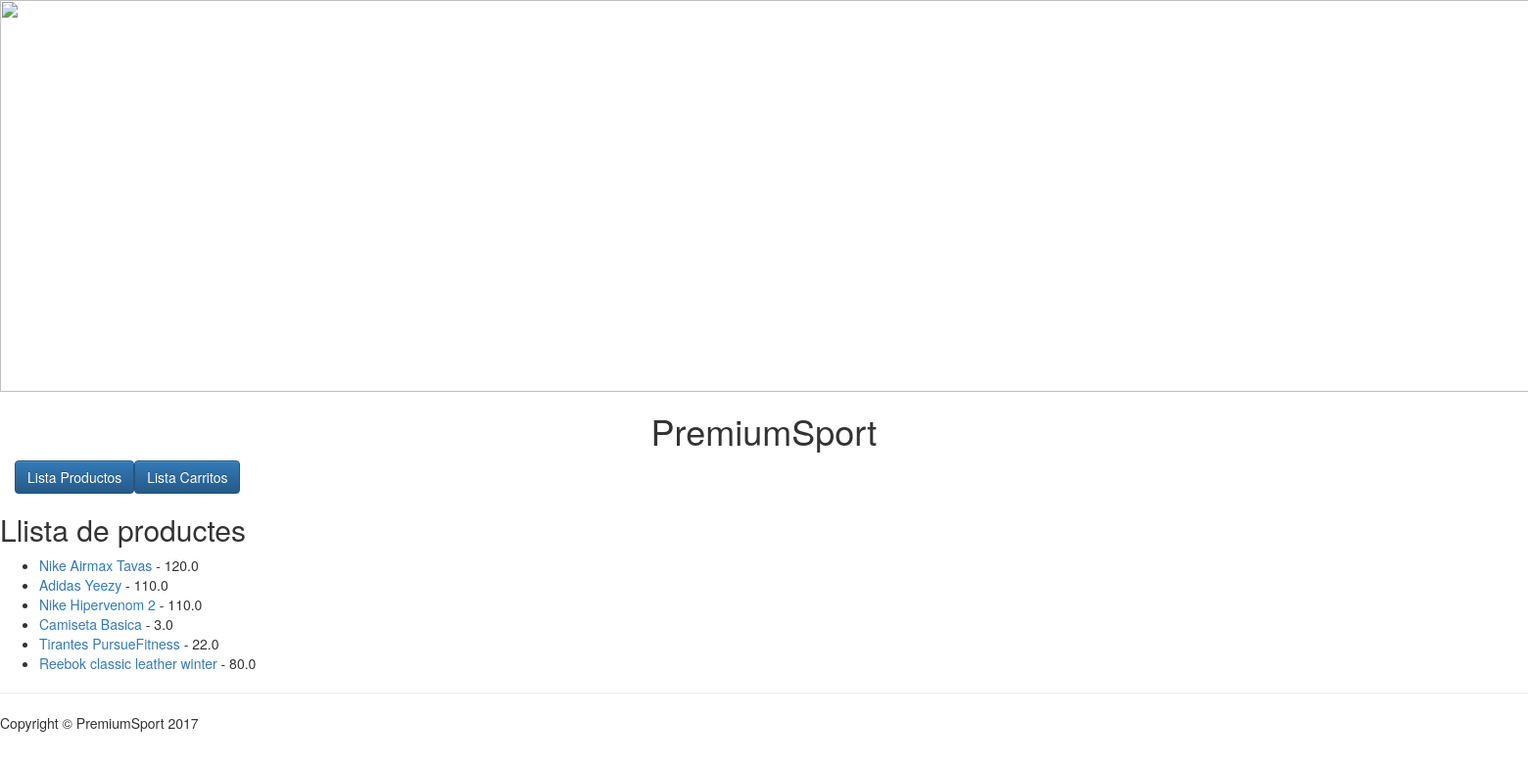
The page / on the database its author committed.
### productes/models.py (models this page shows, shortened)
class Producte(models.Model):
	nom = models.CharField(max_length=200)
	preu = models.FloatField(default=0.0)

### productes/views.py (the view)
# urls.py: url(r'^$', ProducteListView.as_view() ),
class ProducteListView(ListView):
	model = Producte
	model2 = Detall

### productes/templates/productes/producte_list.html
{% extends "productes/base.html" %}
{% block content %}
	<h2>Llista de productes</h2>
	<ul>
{% for producte in producte_list %}
    <li><a href="/producte/{{producte.id}}">{{producte.nom}}</a> - {{ producte.preu }}</li>
{% empty %}
    <li>No articles yet.</li>
{% endfor %}
</ul>
{% endblock %}

### productes/templates/productes/base.html (shortened to what this page needs)
<html>
<head>
{% block head %}
	<link rel="stylesheet" href="https://maxcdn.bootstrapcdn.com/bootstrap/3.3.7/css/bootstrap.min.css">
	<link rel="stylesheet" href="https://maxcdn.bootstrapcdn.com/bootstrap/3.3.7/css/bootstrap-theme.min.css">
{% endblock %}
</head>
<header>
        <center><img class="logo" src="http://www.twitrcovers.com/wp-content/uploads/2015/12/In-the-Surf-l.jpg" width="1860" height="400"/></center>
</header>
<body>
<center><h1>PremiumSport</h1></center
        <div class="container">
            <div class="collapse navbar-collapse" id="bs-example-navbar-collapse-1">
                <ul class="nav navbar-nav">
                   <li>
                       <button class="btn btn-primary" type="button" onclick="location.href='/'">Lista Productos</button>
                    </li>
                    <li>
                      <button class="btn btn-primary" type="button" onclick="location.href='/carritos'">Lista Carritos</button>
                    </li>
                </ul>
        </div>
{% block content %}
{% endblock %}
<footer>
        <hr>
            <div class="row">
                <div class="col-lg-12">
                    <p>Copyright &copy; PremiumSport 2017</p>
                </div>
            </div>
</footer>
</body>

### rows shown on the page
Producte: nom "Nike Airmax Tavas", preu "120.0"
Producte: nom "Adidas Yeezy", preu "110.0"
Producte: nom "Nike Hipervenom 2", preu "110.0"
Producte: nom "Camiseta Basica", preu "3.0"
Producte: nom "Tirantes PursueFitness", preu "22.0"
Producte: nom "Reebok classic leather winter", preu "80.0"
